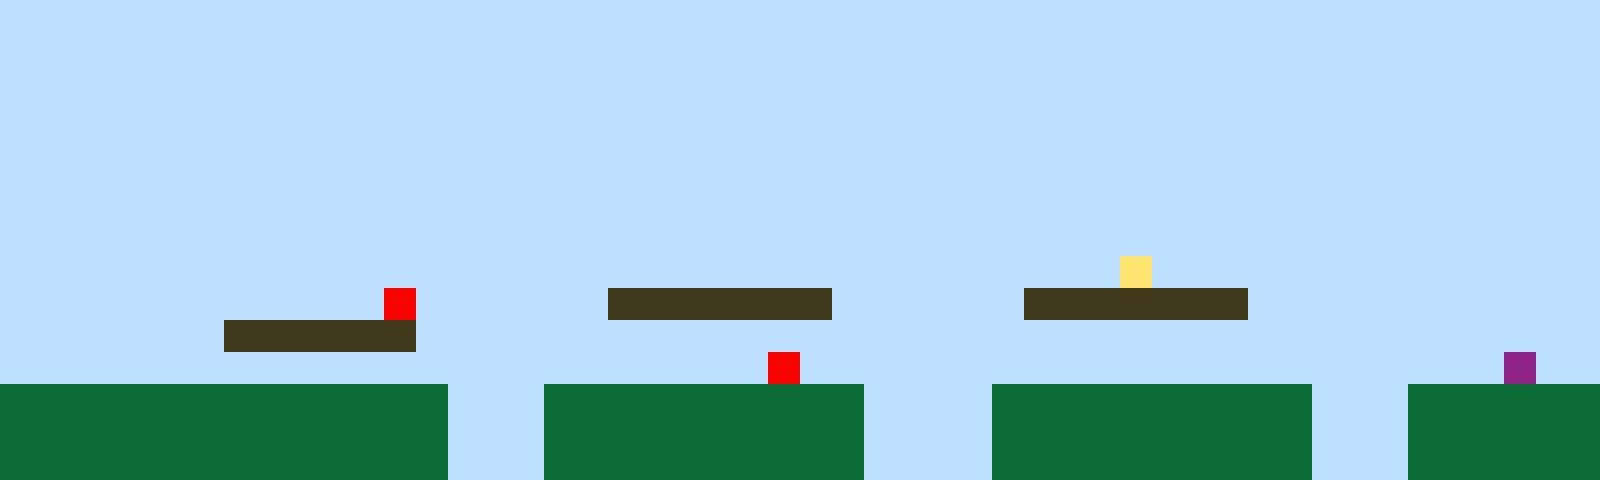

The image is a tile-based game level rendered from a .tmx file. Its description and complete source (layers, tilesets, objects, tile grids) follow:
An orthogonal 50x15 tile map with 32x32 px tiles, 1 tile layer (Tile Layer 1).

<map version="1.10" tiledversion="1.11.2" orientation="orthogonal" renderorder="right-up" width="50" height="15" tilewidth="32" tileheight="32" infinite="0" nextlayerid="2" nextobjectid="1"><editorsettings><export target="map1.csv" format="csv" /></editorsettings><tileset firstgid="1" name="sprites" tilewidth="32" tileheight="32" tilecount="6" columns="3"><image source="sprites.png" width="96" height="64" /></tileset><layer id="1" name="Tile Layer 1" width="50" height="15"><data encoding="csv">1,1,1,1,1,1,1,1,1,1,1,1,1,1,1,1,1,1,1,1,1,1,1,1,1,1,1,1,1,1,1,1,1,1,1,1,1,1,1,1,1,1,1,1,1,1,1,1,1,1,1,1,1,1,1,1,1,1,1,1,1,1,1,1,1,1,1,1,1,1,1,1,1,1,1,1,1,1,1,1,1,1,1,1,1,1,1,1,1,1,1,1,1,1,1,1,1,1,1,1,1,1,1,1,1,1,1,1,1,1,1,1,1,1,1,1,1,1,1,1,1,1,1,1,1,1,1,1,1,1,1,1,1,1,1,1,1,1,1,1,1,1,1,1,1,1,1,1,1,1,1,1,1,1,1,1,1,1,1,1,1,1,1,1,1,1,1,1,1,1,1,1,1,1,1,1,1,1,1,1,1,1,1,1,1,1,1,1,1,1,1,1,1,1,1,1,1,1,1,1,1,1,1,1,1,1,1,1,1,1,1,1,1,1,1,1,1,1,1,1,1,1,1,1,1,1,1,1,1,1,1,1,1,1,1,1,1,1,1,1,1,1,1,1,1,1,1,1,1,1,1,1,1,1,1,1,1,1,1,1,1,1,1,1,1,1,1,1,1,1,1,1,1,1,1,1,1,1,1,1,1,1,1,1,1,1,1,1,1,1,1,1,1,1,1,1,1,1,1,1,1,1,1,1,1,1,1,1,1,1,1,1,1,1,1,1,1,1,1,1,1,1,1,1,1,1,1,1,1,1,1,1,1,1,1,1,1,1,1,1,1,1,1,1,1,1,1,1,1,1,1,1,1,1,1,1,1,1,1,1,1,1,1,1,1,1,1,1,1,1,1,1,1,1,1,1,1,1,1,1,1,1,1,1,1,1,1,1,1,1,1,1,1,1,1,1,1,1,1,1,1,1,1,1,1,1,1,1,1,1,1,1,1,1,1,1,1,1,1,1,1,1,1,1,1,1,1,1,1,1,1,1,1,1,1,4,1,1,1,1,1,1,1,1,1,1,1,1,1,1,1,1,1,1,1,1,1,1,1,1,1,1,5,1,1,1,1,1,1,3,3,3,3,3,3,3,1,1,1,1,1,1,3,3,3,3,3,3,3,1,1,1,1,1,1,1,1,1,1,1,1,1,1,1,1,1,1,3,3,3,3,3,3,1,1,1,1,1,1,1,1,1,1,1,1,1,1,1,1,1,1,1,1,1,1,1,1,1,1,1,1,1,1,1,1,1,1,1,1,1,1,1,1,1,1,1,1,1,1,1,1,1,1,1,1,1,1,1,1,1,1,1,1,1,5,1,1,1,1,1,1,1,1,1,1,1,1,1,1,1,1,1,1,1,1,1,1,6,1,1,2,2,2,2,2,2,2,2,2,2,2,2,2,2,1,1,1,2,2,2,2,2,2,2,2,2,2,1,1,1,1,2,2,2,2,2,2,2,2,2,2,1,1,1,2,2,2,2,2,2,2,2,2,2,2,2,2,2,2,2,2,2,2,2,1,1,1,2,2,2,2,2,2,2,2,2,2,1,1,1,1,2,2,2,2,2,2,2,2,2,2,1,1,1,2,2,2,2,2,2,2,2,2,2,2,2,2,2,2,2,2,2,2,2,1,1,1,2,2,2,2,2,2,2,2,2,2,1,1,1,1,2,2,2,2,2,2,2,2,2,2,1,1,1,2,2,2,2,2,2</data></layer></map>
